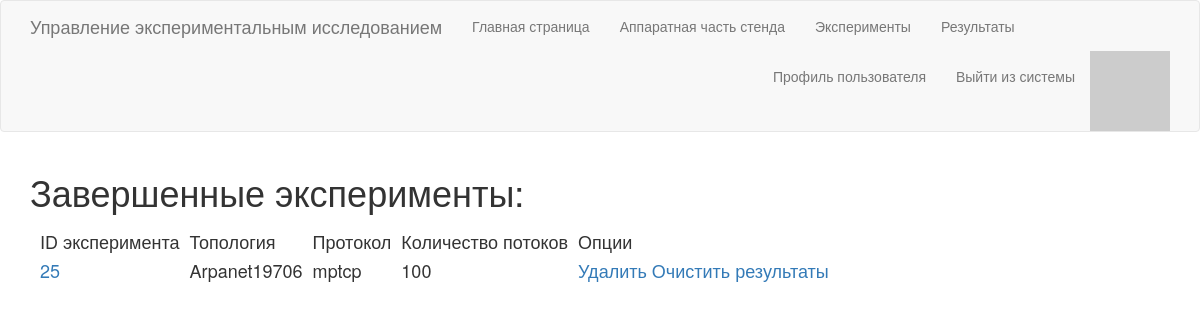
/results (signed in), run on an earlier commit of the app's database.
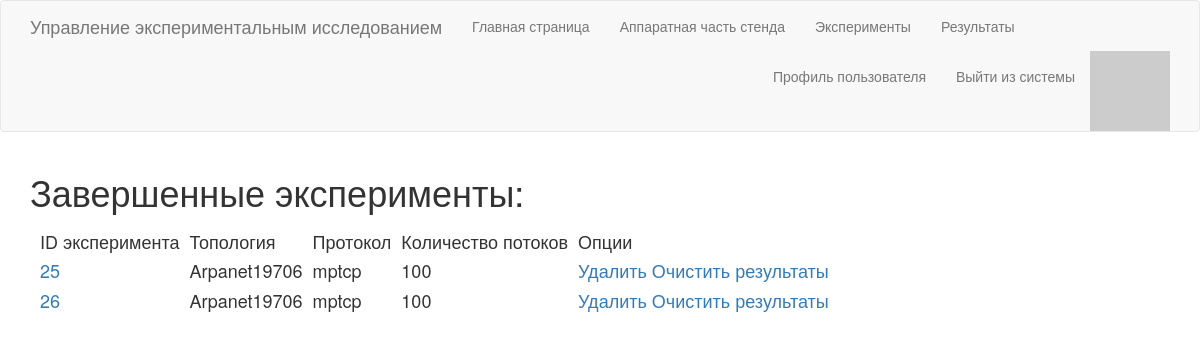
And on a later commit of the database.
### app/experiment/ExperimentModel.py (models this page shows, shortened)
class Experiment(db.Model):
    id = db.Column(db.Integer, primary_key=True)
    mode = db.Column(db.String(10), index=True)
    model = db.Column(db.String(10), index=True)
    subflow = db.Column(db.Integer, index=True)
    topo = db.Column(db.String(20), index=True)
    poles = db.Column(db.Integer, index=True)
    flows = db.Column(db.Integer, index=True)
    poles_seed = db.Column(db.Integer, index=True)
    routes_seed = db.Column(db.Integer, index=True)
    cc = db.Column(db.String(20), index=True)
    protocol = db.Column(db.String(20), index=True)
    distribution = db.Column(db.String(20), index=True)
    time = db.Column(db.Integer, index=True)
    probe = db.Column(db.Integer, index=True)
    completed = db.Column(db.Boolean, index=True)

### app/routes.py (the view)
@app.route('/results')
@login_required
def results():
    exps = Experiment.query.filter_by(completed = True).all()
    return render_template('results.html', title='Результаты', exps=exps)

### app/models.py (called while the page is built)
@login.user_loader
def load_user(id):
    return User.query.get(int(id))

    def avatar(self, size):
        digest = md5(self.email.lower().encode('utf-8')).hexdigest()
        return 'https://www.gravatar.com/avatar/{}?d=identicon&s={}'.format(
                        digest, size)

### app/routes.py (called while the page is built)
@app.before_request
def before_request():
    if current_user.is_authenticated:
        current_user.last_seen = datetime.utcnow()
        db.session.commit()

### app/templates/results.html (shortened to what this page needs)
{% extends "base.html" %}
{% block app_content %}
    <h1>Завершенные эксперименты:</h1>
    <h4>
    <table style="border-collapse: separate; border-spacing: 10px;" id="connectionTable">
        <thead>
            <tr valign="top">
                <td> ID эксперимента </td>
                <td> Топология </td>
                <td> Протокол </td>
                <td> Количество потоков </td>
                <td> Опции </td>
            </tr>
        </thead>
        <tbody>
            {% for exp in exps %}
                {% include "_experiment_result.html" %}
            {% endfor %}
        </tbody>
    </h4>
{% endblock %}

### app/templates/_experiment_result.html
<tr valign="top">
    <td><a href="{{ url_for('exp_result', experimentid=exp.id) }}">{{ exp.id }}</a></td>
    <td>{{ exp.topo }}</td>
    <td>{{ exp.protocol }}</td>
    <td>{{ exp.flows }}</td>
    <td><a href="{{ url_for('exp_del', experimentid=exp.id) }}">Удалить</a>
        <a href="{{ url_for('res_del', experimentid=exp.id) }}">Очистить результаты</a></td>
</tr>

What changed in the data, as far as the page shows it:
now on this page (row edited): Experiment: id "26", topo "Arpanet19706", protocol "mptcp", flows "100"
